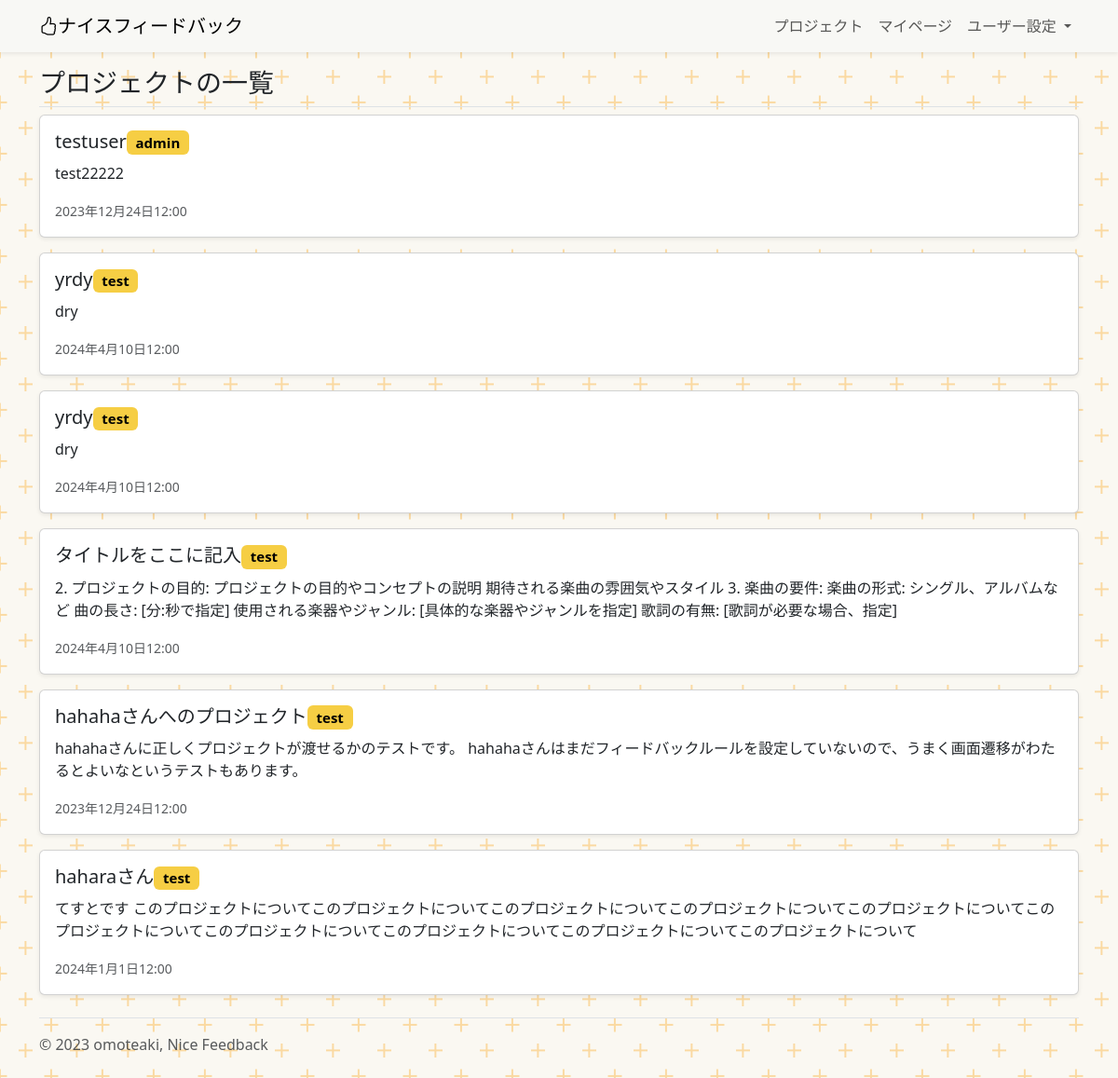
The page /project-list/ (signed in) on the database as committed earlier.
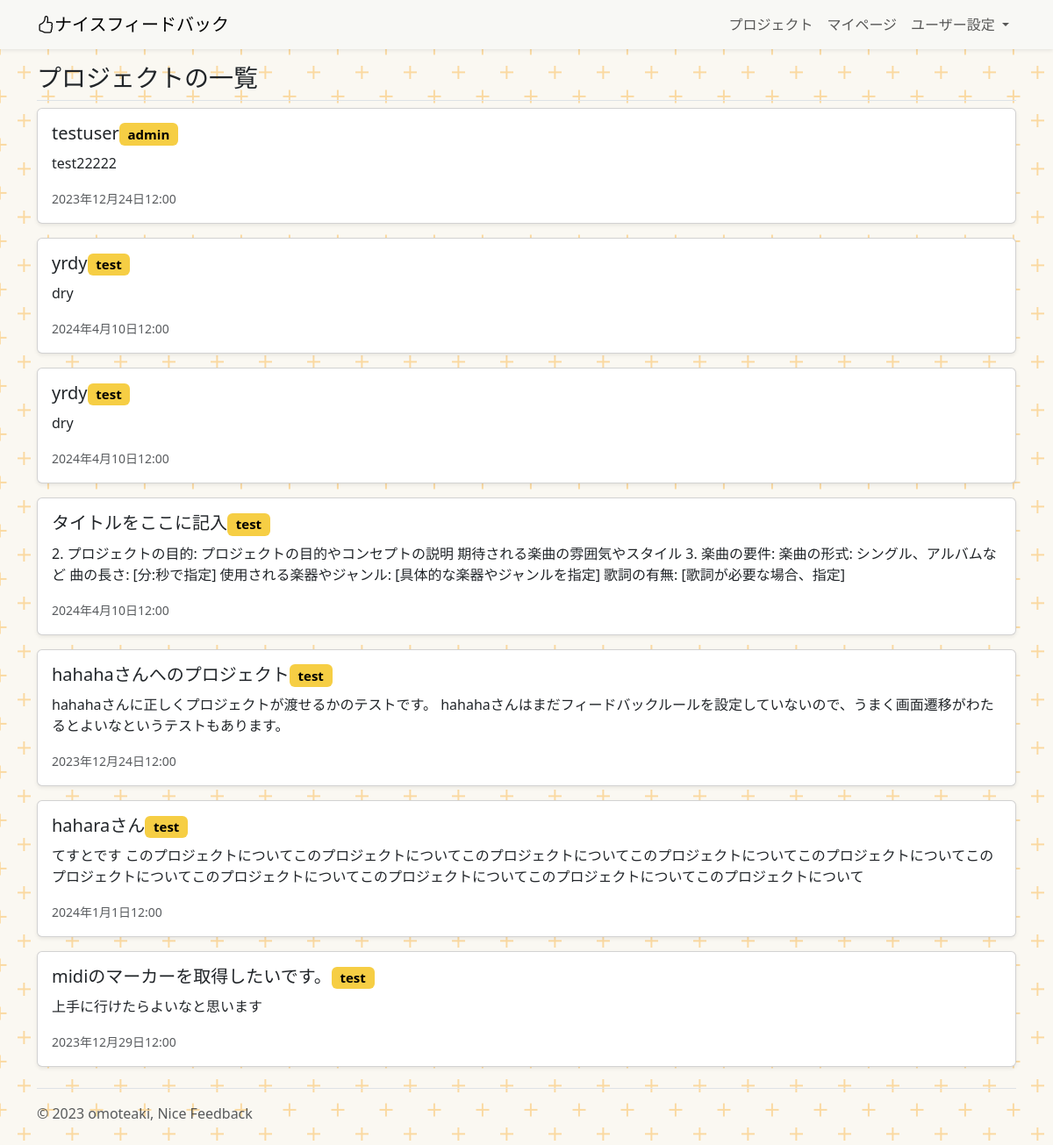
The same page on the database as committed later.
### project/models.py (models this page shows, shortened)
class Project(models.Model):
    title = models.CharField(
        verbose_name="プロジェクトのタイトル",
        max_length=30,
    )
    about = models.TextField(
        verbose_name="このプロジェクトについて"
    )
    purpose = models.TextField(
        verbose_name="このプロジェクトで実現したいこと",
        null=True
    )
    deadline_datetime = models.DateTimeField(
        verbose_name="締め切り日時",
    )
    reference_image1 = models.ImageField(
        verbose_name="参考画像1",
        upload_to="references",
        blank=True,
        null=True,
    )
    reference_image2 = models.ImageField(
        verbose_name="参考画像2",
        upload_to="references",
        blank=True,
        null=True,
    )
    reference_image3 = models.ImageField(
        verbose_name="参考画像3",
        upload_to="references",
        blank=True,
        null=True,
    )
    reference_movie1 = models.FileField(
        verbose_name="参考動画1",
        upload_to="references",
        blank=True,
        null=True,
    )
    reference_movie2 = models.FileField(
        verbose_name="参考動画2",
        upload_to="references",
        blank=True,
        null=True,
    )
    reference_movie3 = models.FileField(
        verbose_name="参考動画3",
        upload_to="references",
        blank=True,
        null=True,
    )
    reference_music1 = models.FileField(
        verbose_name="参考音源1",
        upload_to="references",
        blank=True,
        null=True,
    )
    reference_music2 = models.FileField(
        verbose_name="参考音源2",
        upload_to="references",
        blank=True,
        null=True,
    )
    reference_music3 = models.FileField(
        verbose_name="参考音源3",
        upload_to="references",
        blank=True,
        null=True,
    )
    reference_url1 = models.URLField(
        verbose_name="参考URL1",
        blank=True,
        null=True,
    )
    reference_url2 = models.URLField(
        verbose_name="参考URL2",
        blank=True,
        null=True,
    )
    reference_url3 = models.URLField(
        verbose_name="参考URL3",
        blank=True,
        null=True,
    )
    created_at = models.DateTimeField(
        verbose_name="プロジェクトを登録した日時",
        auto_now_add=True,
    )
    updated_at = models.DateTimeField(
        verbose_name="プロジェクトの詳細を更新した時間",
        auto_now=True,
    )
    orderer_user = models.ForeignKey(
        CustomUser,
        verbose_name="発注者",
        on_delete=models.PROTECT,
        related_name="orderer_user",
    )
    contractor_user = models.ForeignKey(
        CustomUser,
        verbose_name="受注者",
        on_delete=models.PROTECT,
        related_name="contractor_user",
    )
    orderer_users = models.ManyToManyField(
        CustomUser,
        verbose_name="発注者のサポーター",
        blank=True,
        related_name="orderer_users",
    )
    contractor_users = models.ManyToManyField(
        CustomUser,
        verbose_name="受注者のサポーター",
        blank=True,
        related_name="contractor_users",
    )
    created_user = models.ForeignKey(
        CustomUser,
        verbose_name="プロジェクトの作成者",
        on_delete=models.PROTECT,
        related_name="created_user"
    )
    is_done = models.BooleanField(
        default=False,
        help_text="プロジェクトが完了したらTrue"
    )
    is_accepted = models.BooleanField(
        default=False,
        help_text="プロジェクトを確認してもらえたらTrue"
    )
    feedback_rule = models.ForeignKey(
        UserDetail,
        verbose_name="受注した人が設定したフィードバックルール",
        on_delete=models.CASCADE,
        blank=True,
        null=True,
    )
    def __str__(self):
        return self.title

### account/models.py (models this page shows)
class CustomUser(AbstractUser):
    pass

### project/views.py (the view)
# urls.py: path('project-list/', views.ProjectListView.as_view(), name="project_list"),
class ProjectListView(ListView):
    template_name = "project_list.html"
    def get_queryset(self):
        projects = Project.objects.filter(created_user= self.request.user)
        return projects

### project/templates/project_list.html
{% extends "base.html" %}
{% block contents %}
<div class="container">
  <h3 class="pb-2 border-bottom">
    プロジェクトの一覧
  </h3>
  {% for record in object_list %}
  <a href="{% url "project:project_detail" record.pk %}" class="card mb-3 text-decoration-none">
    <div class="card-body">
      <h5 class="card-title">{{record}}<span class="badge text-bg-primary">{{record.orderer_user}}</span></h5>
      <p class="card-text">{{record.about}}</p>
      <p class="card-text"><small class="text-body-secondary">{{record.deadline_datetime}}</small></p>
    </div>
  </a>
  {% endfor %}
</div>
{% endblock %}

Rows that differ between the two databases and show on the page:
added Project: title "midiのマーカーを取得したいです。", orderer_user "test", about "上手に行けたらよいなと思います", deadline_datetime "2023年12月29日12:00"
